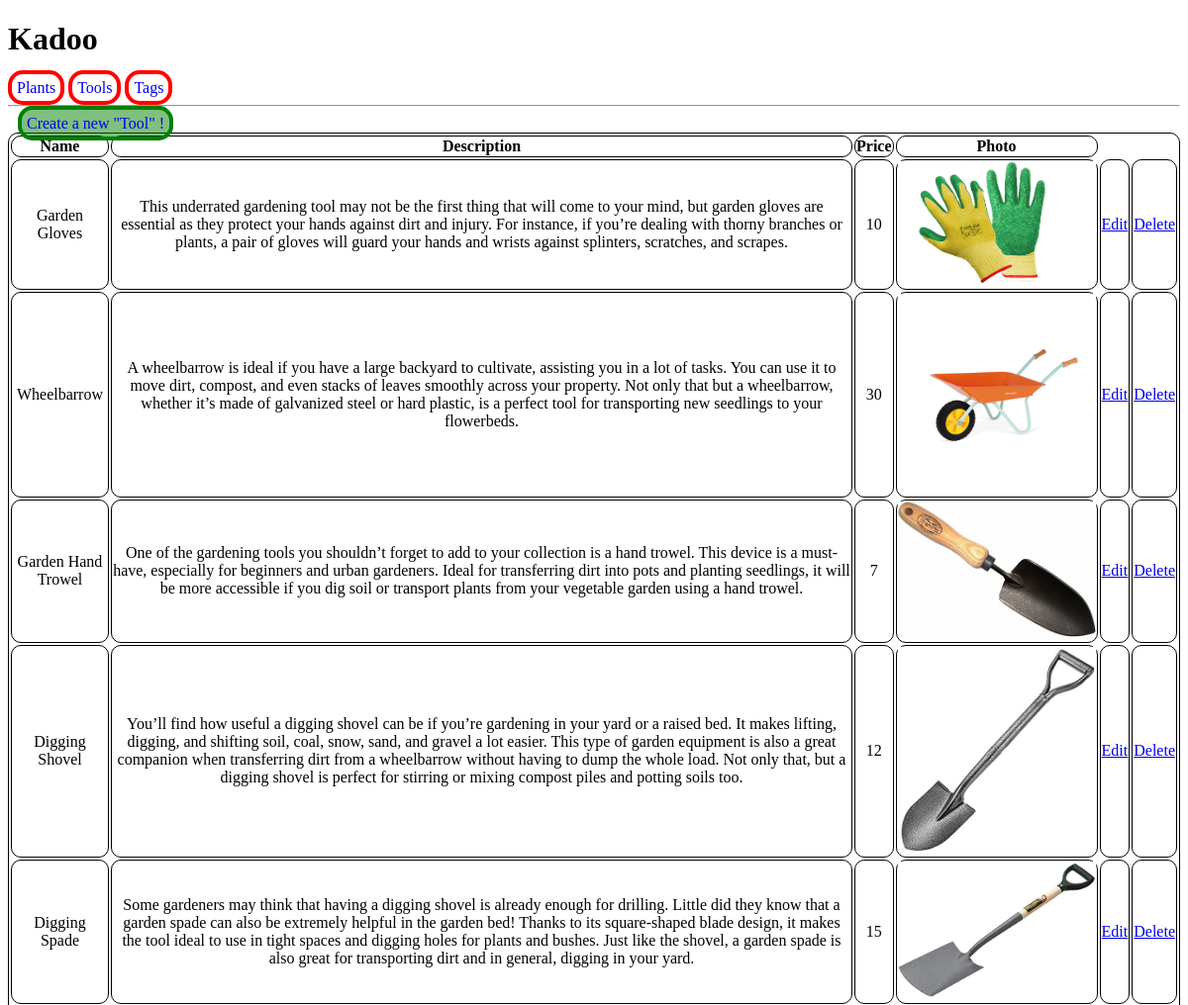
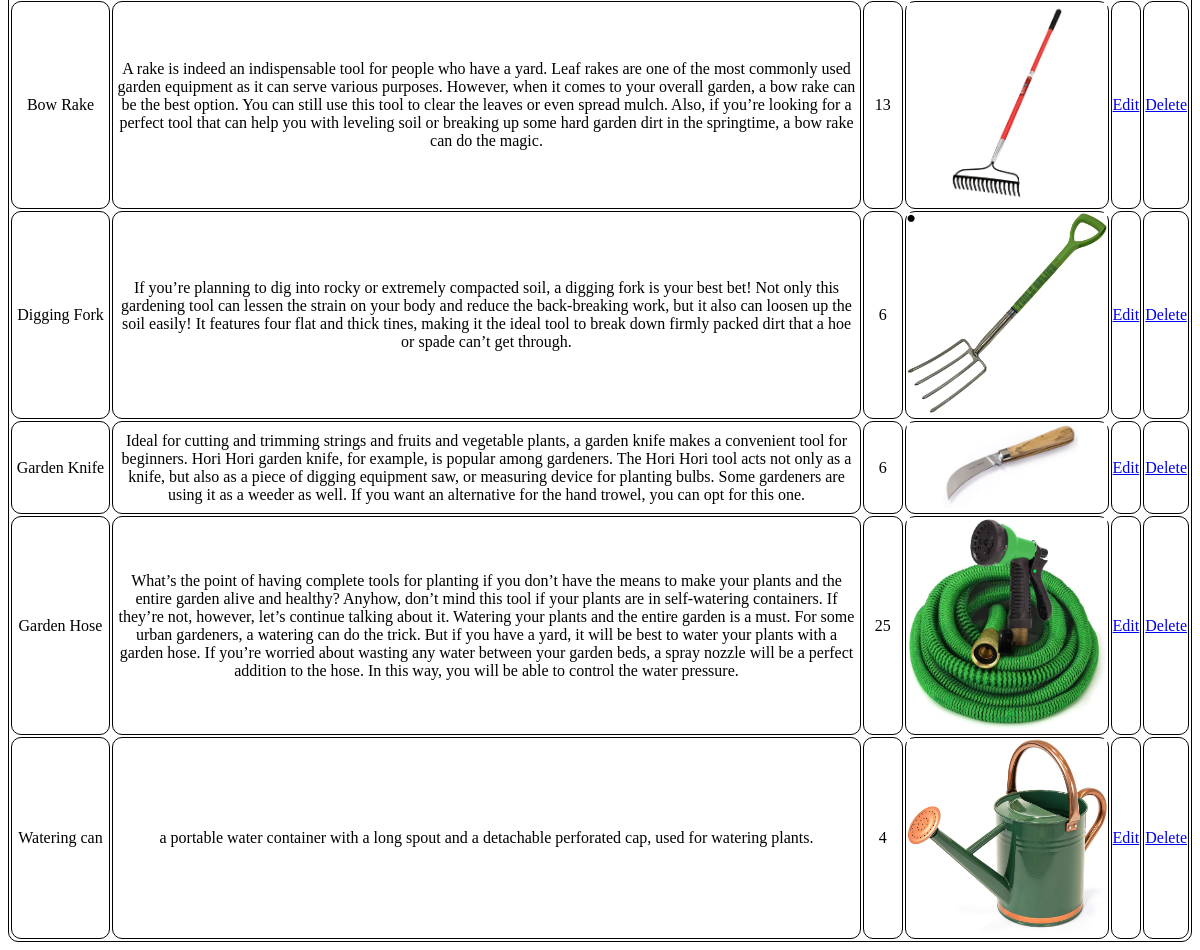
/tools/, run on the app's committed database (2 pictures, top to bottom).
### Backend/models.py (models this page shows, shortened)
class Tool(models.Model):
    id = models.UUIDField(default = uuid.uuid4, unique = True, primary_key = True, editable = False)
    name = models.CharField(max_length = 100, unique = True)
    description = models.TextField(null = True, blank = True)
    count = models.IntegerField(default = 0, blank = True)
    image = models.ImageField(null = True, blank = True)
    price = models.IntegerField(null = True, blank = True)
    tags = models.ManyToManyField("Tag", blank = True)
    created = models.DateTimeField(auto_now_add = True)
    modified = models.DateField(auto_now = True)
    @property
    def image_url(self):
        try :
            img = self.image.url
        except :
            img = ''
        return img

### Backend/views.py (the view)
# urls.py: path('tools/', views.toolPage, name='tools'),
def toolPage(request):
    tools = Tool.objects.all()
    context = {'tools':tools}
    return render(request, 'Backend/toolsTable.html', context)

### Backend/templates/Backend/toolsTable.html
{% extends 'main.html' %}
{% block content %}
<a class="btn" href="{% url 'createTool' %}">Create a new "Tool" !</a>
<table>
    <tr>
        <th>Name</th>
        <th>Description</th>
        <th>Price</th>
        <th>Photo</th>
    </tr>
    {% for tool in tools %}
    <tr>
        <td>{{tool.name}}</td>
        <td>{{tool.description}}</td>
        <td>{{tool.price}}</td>
        <td><img src="{{tool.image_url}}" alt="photo"</td>
        <td><a href="{% url 'updateTool' tool.id %}">Edit</a></td>
        <td><a href="{% url 'deleteTool' tool.id %}">Delete</a></td>
    </tr>
    {% endfor %}
</table>
{% endblock content %}

### static/styles/main.css (style rules this page uses)
table, th, td { border: 1px solid black; border-radius: 10px; text-align: center; }
img { max-width: 200px; }
a.btn { padding: 5px; margin: 10px; border: 4px solid green; background-color: rgba(0,128,0,0.5); border-radius: 15px; text-decoration: none; }

### data on the page
Tool: name "Garden Gloves", description "This underrated gardening tool may not be the first thing that will come to your mind, but garden gloves are essential as they protect your hands against dirt and injury. For instance, if you’re dealing with thorny branches or plants, a pair of gloves will guard your hands and wrists against splinters, scratches, and scrapes.", price "10", image_url (picture)
Tool: name "Wheelbarrow", description "A wheelbarrow is ideal if you have a large backyard to cultivate, assisting you in a lot of tasks. You can use it to move dirt, compost, and even stacks of leaves smoothly across your property. Not only that but a wheelbarrow, whether it’s made of galvanized steel or hard plastic, is a perfect tool for transporting new seedlings to your flowerbeds.", price "30", image_url (picture)
Tool: name "Garden Hand Trowel", description "One of the gardening tools you shouldn’t forget to add to your collection is a hand trowel. This device is a must-have, especially for beginners and urban gardeners. Ideal for transferring dirt into pots and planting seedlings, it will be more accessible if you dig soil or transport plants from your vegetable garden using a hand trowel.", price "7", image_url (picture)
Tool: name "Digging Shovel", description "You’ll find how useful a digging shovel can be if you’re gardening in your yard or a raised bed. It makes lifting, digging, and shifting soil, coal, snow, sand, and gravel a lot easier. This type of garden equipment is also a great companion when transferring dirt from a wheelbarrow without having to dump the whole load. Not only that, but a digging shovel is perfect for stirring or mixing compost piles and potting soils too.", price "12", image_url (picture)
Tool: name "Digging Spade", description "Some gardeners may think that having a digging shovel is already enough for drilling. Little did they know that a garden spade can also be extremely helpful in the garden bed! Thanks to its square-shaped blade design, it makes the tool ideal to use in tight spaces and digging holes for plants and bushes. Just like the shovel, a garden spade is also great for transporting dirt and in general, digging in your yard.", price "15", image_url (picture)
Tool: name "Bow Rake", description "A rake is indeed an indispensable tool for people who have a yard. Leaf rakes are one of the most commonly used garden equipment as it can serve various purposes. However, when it comes to your overall garden, a bow rake can be the best option. You can still use this tool to clear the leaves or even spread mulch. Also, if you’re looking for a perfect tool that can help you with leveling soil or breaking up some hard garden dirt in the springtime, a bow rake can do the magic.", price "13", image_url (picture)
Tool: name "Digging Fork", description "If you’re planning to dig into rocky or extremely compacted soil, a digging fork is your best bet! Not only this gardening tool can lessen the strain on your body and reduce the back-breaking work, but it also can loosen up the soil easily! It features four flat and thick tines, making it the ideal tool to break down firmly packed dirt that a hoe or spade can’t get through.", price "6", image_url (picture)
Tool: name "Garden Knife", description "Ideal for cutting and trimming strings and fruits and vegetable plants, a garden knife makes a convenient tool for beginners. Hori Hori garden knife, for example, is popular among gardeners. The Hori Hori tool acts not only as a knife, but also as a piece of digging equipment saw, or measuring device for planting bulbs. Some gardeners are using it as a weeder as well. If you want an alternative for the hand trowel, you can opt for this one.", price "6", image_url (picture)
Tool: name "Garden Hose", description "What’s the point of having complete tools for planting if you don’t have the means to make your plants and the entire garden alive and healthy? Anyhow, don’t mind this tool if your plants are in self-watering containers. If they’re not, however, let’s continue talking about it. Watering your plants and the entire garden is a must. For some urban gardeners, a watering can do the trick. But if you have a yard, it will be best to water your plants with a garden hose. If you’re worried about wasting any water between your garden beds, a spray nozzle will be a perfect addition to the hose. In this way, you will be able to control the water pressure.", price "25", image_url (picture)
Tool: name "Watering can", description "a portable water container with a long spout and a detachable perforated cap, used for watering plants.", price "4", image_url (picture)
